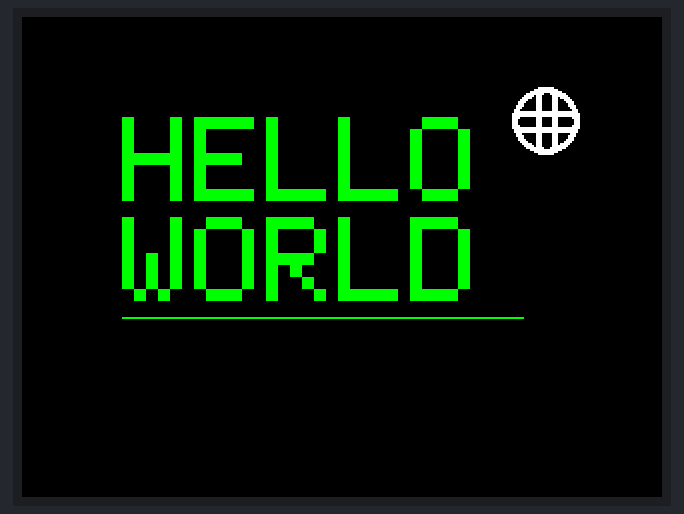
Simulated run of this sketch. Board: Arduino Uno, built with avr-gcc and run on an emulated ATmega328P. Shown: 320×240 colour display.

Above: at 0.3 s.

The sketch:

sketch_helloworld.ino
```cpp
#include <Adafruit_GFX.h>
#include <Adafruit_ILI9341.h>

#define TFT_CS 4 //  D2 = GPIO 4
#define TFT_RST 0 // D3 = GPIO 0
#define TFT_DC 2 //  D4 = GPIO 2

Adafruit_ILI9341 tft = Adafruit_ILI9341(TFT_CS, TFT_DC, TFT_RST);


void setup() {
  Serial.begin(9600);

  tft.begin();
  tft.fillScreen(ILI9341_BLACK);
  tft.setRotation(1);


  // World Icon
  tft.fillRoundRect(245,35,34,34,30,ILI9341_WHITE);
  tft.fillRoundRect(248,38,28,28,30,ILI9341_BLACK);
  tft.fillRoundRect(257,35,11,34,30,ILI9341_WHITE);
  tft.fillRoundRect(260,38,5,28,30,ILI9341_BLACK);
  tft.fillRoundRect(245,47,34,11,30,ILI9341_WHITE);
  tft.fillRoundRect(248,50,28,5,30,ILI9341_BLACK);
  tft.fillRoundRect(257,47,11,11,0,ILI9341_WHITE);
  tft.fillRoundRect(260,50,5,5,0,ILI9341_BLACK);


  // Hello World Text
  tft.setCursor(50, 50);
  tft.setTextColor(ILI9341_GREEN);  tft.setTextSize(6);
  tft.println("HELLO");

  tft.setCursor(50, 100);
  tft.setTextColor(ILI9341_GREEN);  tft.setTextSize(6);
  tft.println("WORLD");


  // Line
  tft.drawLine(50, 150, 250, 150, ILI9341_GREEN);
}


void loop() {


}
```
